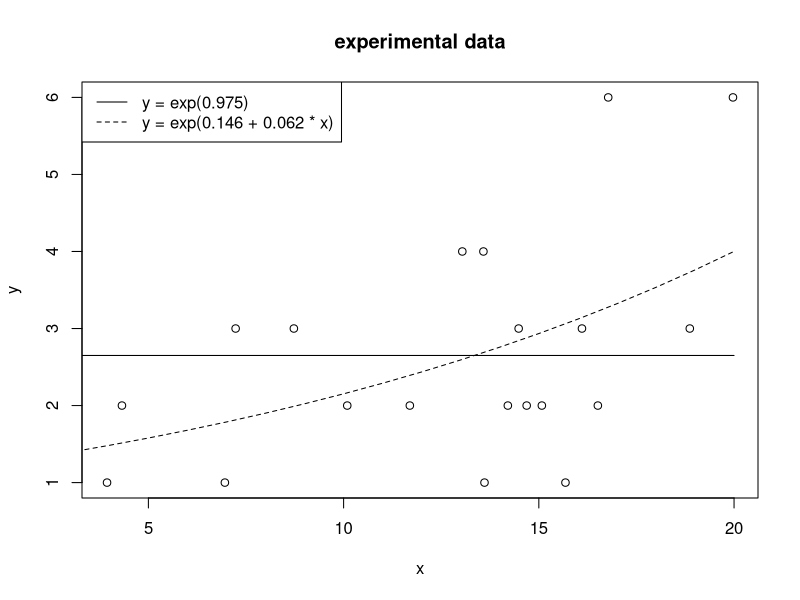
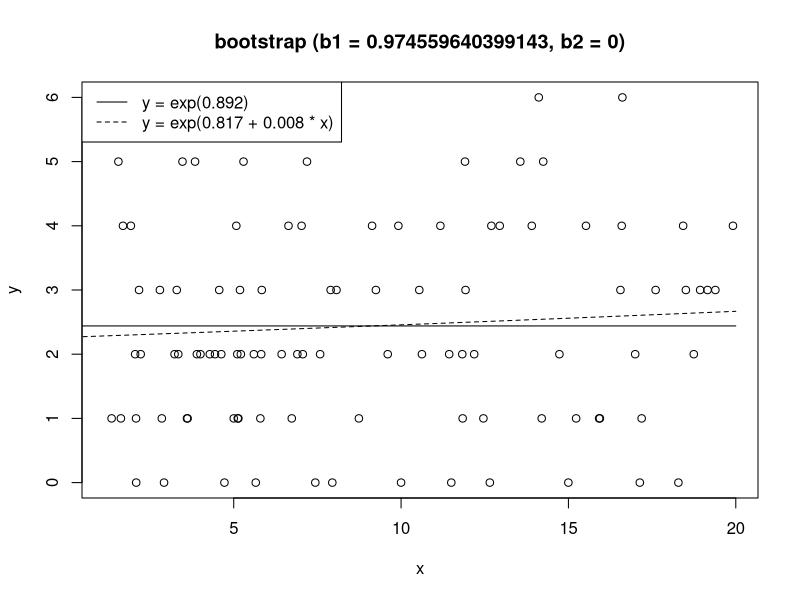
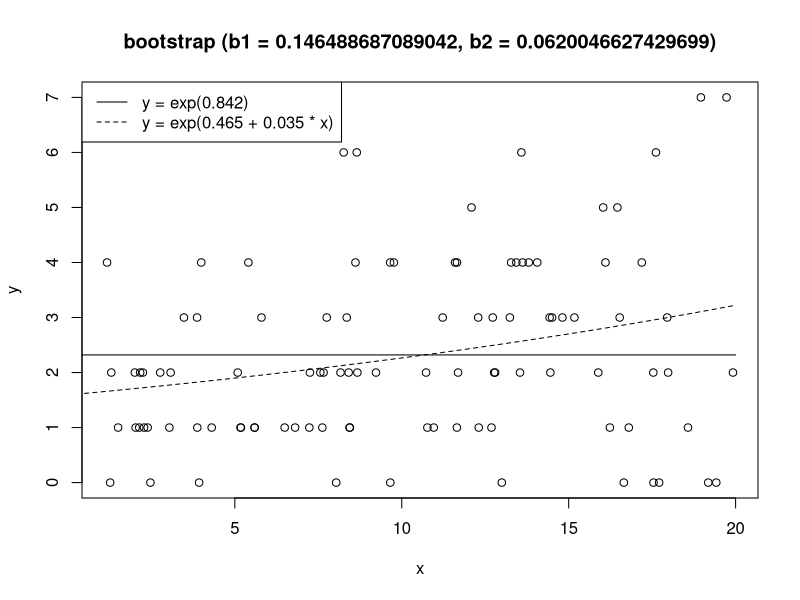

Recreate these plots in R, in order.
linkFunction <- function(b1, b2) {
  function(x) {
    exp(b1 + b2 * x)
  }
}

createData <- function(n, b1, b2) {
  x <- runif(n, 1, 20)
  y <- rpois(n, lambda = linkFunction(b1, b2)(x))
  data.frame(x, y)
}

plotGraph <- function(data, fit1, fit2, title) {
  plot(data$x, data$y, type = "p", main = title, xlab = "x", ylab = "y")
  lines(0:20, linkFunction(fit1$coefficient[1], 0)(0:20), lty = "solid")
  lines(0:20, linkFunction(fit2$coefficient[1], fit2$coefficient[2])(0:20), lty = "dashed")
  nl <- paste0("y = exp(", round(fit1$coefficient[1], 3), ")")
  xl <- paste0("y = exp(", round(fit2$coefficient[1], 3), " + ", round(fit2$coefficient[2], 3), " * x)")
  legend("topleft", legend = c(nl, xl), lty = c("solid", "dashed"))
}

plotBootstrap <- function(b1, b2) {
  simulatedData <- createData(100, b1, b2)
  fit1 <- glm(formula = y ~ 1, family = poisson, data = simulatedData)
  fit2 <- glm(formula = y ~ x, family = poisson, data = simulatedData)
  title <- paste0("bootstrap (b1 = ", b1, ", b2 = ", b2, ")")
  plotGraph(simulatedData, fit1, fit2, title)
}

expData <- createData(20, 0.1, 0.07)
fit1 <- glm(formula = y ~ 1, family = poisson, data = expData)
fit2 <- glm(formula = y ~ x, family = poisson, data = expData)
plotGraph(expData, fit1, fit2, "experimental data")

plotBootstrap(fit1$coefficient[1], 0)
plotBootstrap(fit2$coefficient[1], fit2$coefficient[2])
